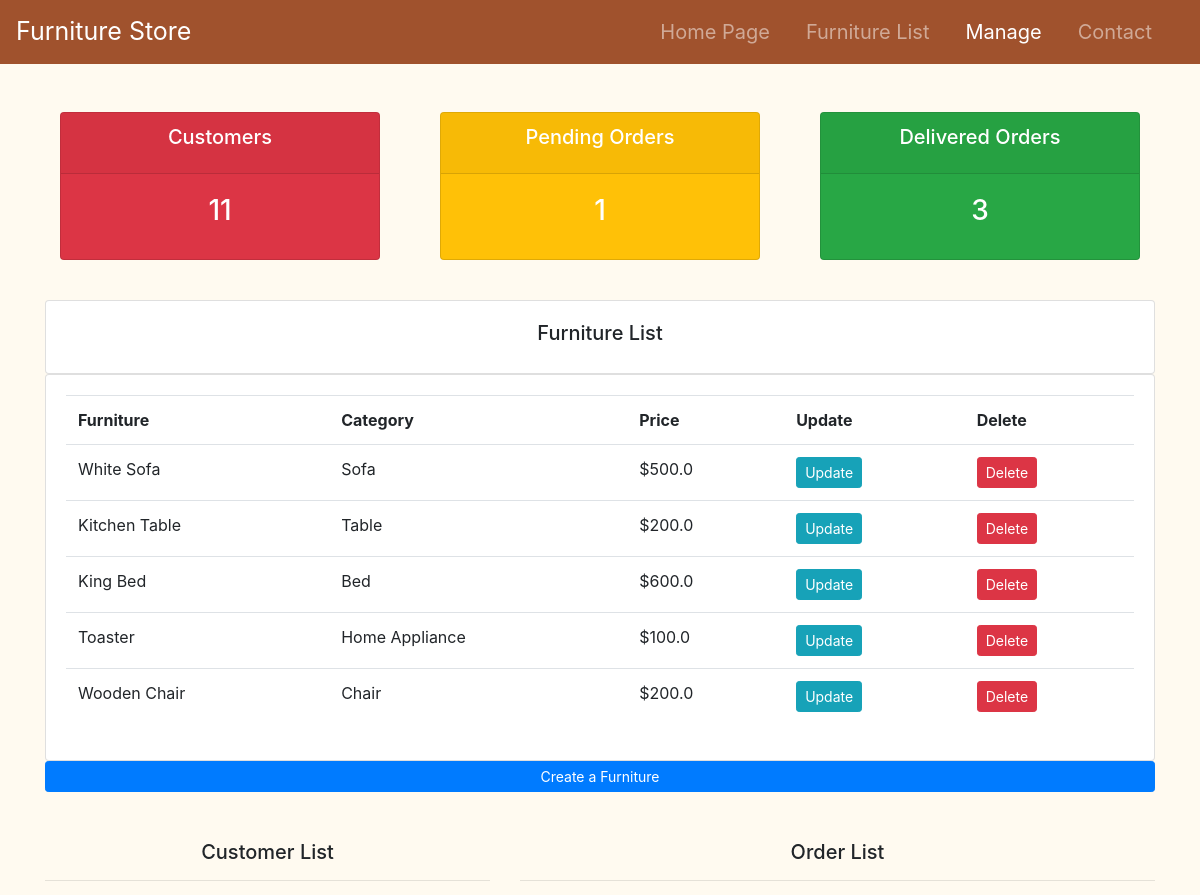
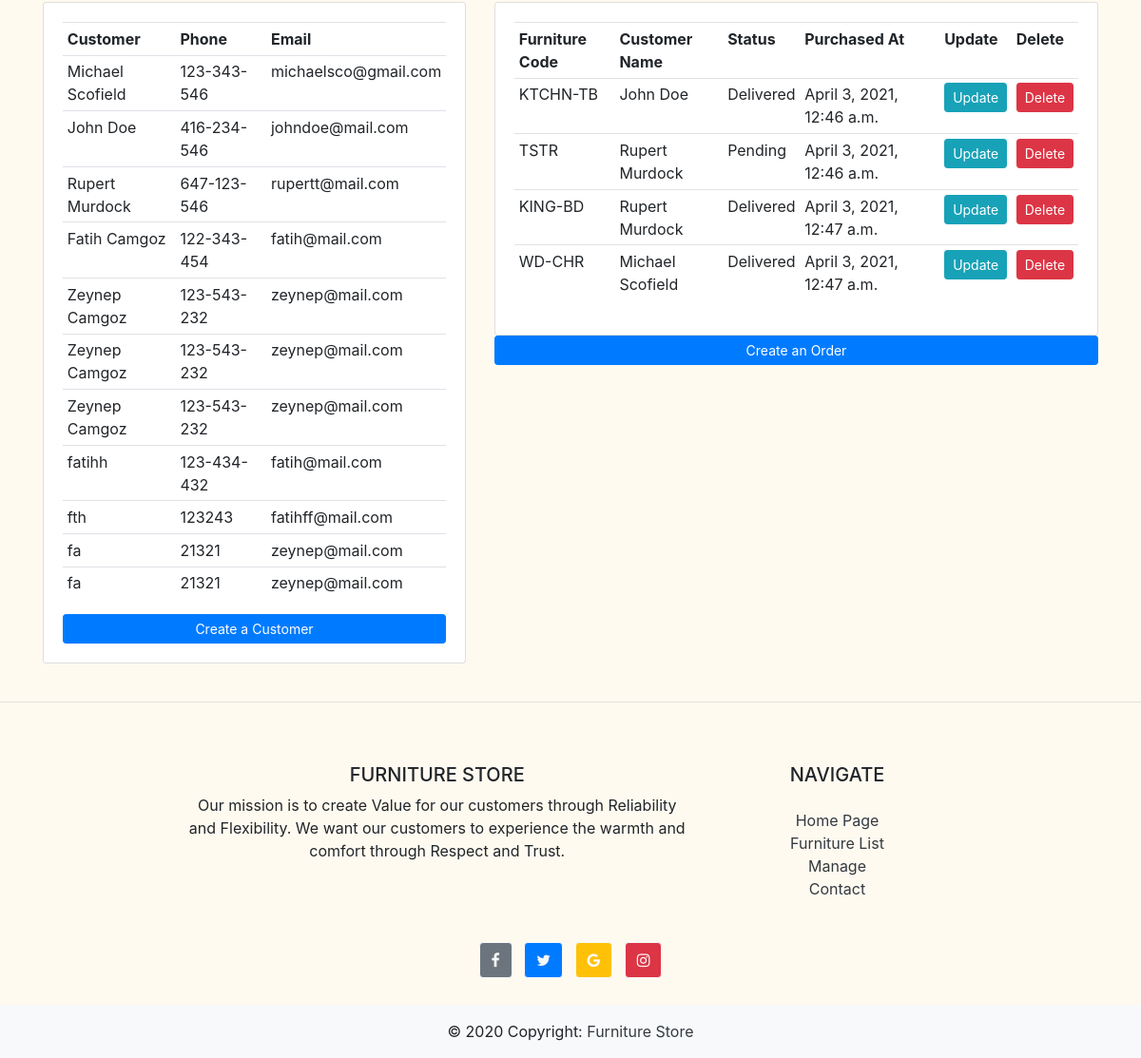
Screenshot of /manage/ with the database file from the repository (2 pictures, top to bottom).
### store/models.py (models this page shows, shortened)
class Furniture(models.Model):
    CATEGORIES = (
        ('Sofa', 'Sofa'),
        ('Chair', 'Chair'),
        ('Table', 'Table'),
        ('Bed', 'Bed'),
        ('Home Appliance', 'Home Appliance')
    )
    IMAGES = (
        ('white-sofa.jpg', 'white-sofa.jpg'),
        ('kitchen-table.jpg', 'kitchen-table.jpg'),
        ('king-bed.jpg', 'king-bed.jpg'),
        ('toaster.jpg', 'toaster.jpg'),
        ('wooden-chair.jpg', 'wooden-chair.jpg')
    )
    name = models.CharField(max_length=255, null=True)
    code = models.CharField(max_length=100, null=True)
    category = models.CharField(max_length=200, null=True, choices=CATEGORIES)
    description = models.CharField(max_length=255, null=True)
    price = models.FloatField(null=True)
    image = models.ImageField(upload_to='images/', null=True)

class Customer(models.Model):
    name = models.CharField(max_length=255, null=True)
    phone = models.CharField(max_length=20, null=True)
    email = models.CharField(max_length=255, null=True)

class Order(models.Model):
    STATUS = (
        ('Pending', 'Pending'),
        ('Delivered', 'Delivered')
    )
    customer = models.ForeignKey(Customer, null=True, on_delete=models.SET_NULL)
    furniture = models.ForeignKey(Furniture, null=True, on_delete=models.SET_NULL)
    soldBy = models.DateTimeField(auto_now_add=True, null=True)
    status = models.CharField(max_length=255, null=True, choices=STATUS)

### store/views.py (the view)
# urls.py: path('manage/', views.manage, name='manage'),
def manage(request):
    furniture = Furniture.objects.all()
    customers = Customer.objects.all()
    orders = Order.objects.all()
    delivered = orders.filter(status='Delivered').count()
    pending = orders.filter(status='Pending').count()
    context = {
        'furniture':furniture, 'customers':customers, 'orders': orders,
        'delivered':delivered, 'pending':pending
    }
    return render(request, 'store/manage.html', context)

### store/templates/store/manage.html
{% extends 'store/main.html' %}
{% block content %}
    <br>
<div class="container">
    {% include 'store/orders.html' %}
</div>
    <br>
    <div class="container">
        <div class="row">
            <div class="col-md">
                <div class="card card-body">
                    <h5 class="text-center">Furniture List</h5>
                </div>
                <div class="card card-body">
                    <table class="table">
                        <tr>
                            <th>Furniture</th>
                            <th>Category</th>
                            <th>Price</th>
                            <th>Update</th>
                            <th>Delete</th>
                        </tr>
                        {% for furni in furniture %}
                        <tr>
                            <td>{{ furni.name }}</td>
                            <td>{{ furni.category }}</td>
                            <td>${{ furni.price }}</td>
                            <td><a class="btn btn-sm btn-info" href="{% url 'update_furniture' furni.name %}">Update</a></td>
                            <td><a class="btn btn-sm btn-danger" href="{% url 'delete_furniture' furni.name %}">Delete</a></td>
                        </tr>
                        {% endfor %}
                    </table>
                </div>
            </div>
        </div>
            <a class="btn btn-primary btn-sm btn-block" href="{% url 'create_furniture' %}">Create a Furniture</a>
        <br>
        <br>
        <div class="row">
            <div class="col-md-5">
                <h5 class="text-center">Customer List</h5>
                <hr>
                <div class="card card-body">
                    <table class="table table-sm">
                        <tr>
                            <th>Customer</th>
                            <th>Phone</th>
                            <th>Email</th>
                        </tr>
                        {% for customer in customers %}
                            <tr>
                                <td>{{ customer.name}}</td>
                                <td>{{ customer.phone }}</td>
                                <td>{{ customer.email }}</td>
                            </tr>
                        {% endfor %}
                    </table>
                    <a class="btn btn-primary btn-sm btn-block" href="{% url 'create_customer' %}">Create a Customer</a>
                </div>
            </div>
            <div class="col-md-7">
                <h5 class="text-center">Order List</h5>
                <hr>
                <div class="card card-body">
                    <table class="table table-sm">
                        <tr>
                            <th>Furniture Code</th>
                            <th>Customer Name</th>
                            <th>Status</th>
                            <th>Purchased At</th>
                            <th>Update</th>
                            <th>Delete</th>
                        </tr>
                        {% for order in orders %}
                            <tr>
                                <td>{{ order.furniture.code }}</td>
                                <td>{{ order.customer.name }}</td>
                                <td>{{ order.status }}</td>
                                <td>{{ order.soldBy }}</td>
                                <td><a class="btn btn-sm btn-info" href="{% url 'update_order' order.id %}">Update</a></td>
                                <td><a class="btn btn-sm btn-danger" href="{% url 'delete_order' order.id %}">Delete</a></td>
                            </tr>
                        {% endfor %}
                    </table>
                </div>
                <a class="btn btn-primary btn-sm btn-block" href="{% url 'create_order'%}">Create an Order</a>
            </div>
        </div>
    </div>
{% endblock %}

### store/templates/store/main.html (shortened to what this page needs)
{% load static %}
<!DOCTYPE html>
<html>
<head>
    <link rel="stylesheet" href="https://stackpath.bootstrapcdn.com/bootstrap/4.5.2/css/bootstrap.min.css">
    <link rel="stylesheet" href="https://cdnjs.cloudflare.com/ajax/libs/font-awesome/4.7.0/css/font-awesome.min.css">
    <link rel="stylesheet" type="text/css" href="{% static 'css/main.css' %}">
</head>
<body>
    {% include 'store/navbar.html' %}
    {% block content %}
    {% endblock %}
    {% include 'store/footer.html' %}
</body>
</html>

### store/templates/store/navbar.html (shortened to what this page needs)
<nav id="navactive" class="navbar navbar-expand-lg navbar-dark sticky-top">
    <a class="navbar-brand" href="{% url 'home' %}">Furniture Store</a>
  <div class="collapse navbar-collapse d-flex justify-content-end mr-4" id="navbarNav">
    <ul class="navbar-nav">
        <li class="nav-item">
            <a class="nav-link" href="{% url 'home' %}">Home Page</a>
        </li>
        <li class="nav-item">
            <a class="nav-link" href="{% url 'furniture' %}">Furniture List</a>
        </li>
        <li class="nav-item">
            <a class="nav-link" href="{% url 'manage' %}">Manage</a>
        </li>
        <li class="nav-item">
            <a class="nav-link " href="{% url 'contact' %}">Contact</a>
        </li>
    </ul>
  </div>
</nav>

### store/templates/store/orders.html
    <br>
    <div class="row">
        <div class="col">
            <div class="col-md">
                <div class="card text-center text-white mb-3 bg-danger" id="customers">
                    <div class="card-header">
                        <h5 class="card-title">Customers</h5>
                    </div>
                    <div class="card-body">
                        <h3 class="card-title">{{ customers.count }}</h3>
                    </div>
                </div>
            </div>
        </div>
        <div class="col">
            <div class="col-md">
                <div class="card text-center text-white mb-3 bg-warning" id="customers">
                    <div class="card-header">
                        <h5 class="card-title">Pending Orders</h5>
                    </div>
                    <div class="card-body">
                        <h3 class="card-title">{{ pending }}</h3>
                    </div>
                </div>
            </div>
        </div>
        <div class="col">
            <div class="col-md">
                <div class="card text-center text-white mb-3 bg-success" id="delivered">
                    <div class="card-header">
                        <h5 class="card-title">Delivered Orders</h5>
                    </div>
                    <div class="card-body">
                        <h3 class="card-title">{{ delivered }}</h3>
                    </div>
                </div>
            </div>
        </div>
    </div>

### store/templates/store/footer.html
<br><hr><br>
<footer class="text-center text-lg-start">
  <div class="container p-4">
    <div class="row d-flex justify-content-center">
      <div class="col-lg-6 col-md-12 mb-4 mb-md-0">
        <h5 class="text-uppercase">Furniture Store</h5>
        <p>
            Our mission is to create Value for our customers through Reliability and Flexibility.
            We want our customers to experience the warmth and comfort through Respect and Trust.
        </p>
      </div>
      <div class="col-lg-3 col-md-6 mb-4 mb-md-0">
        <h5 class="text-uppercase mb-4">Navigate</h5>
        <ul class="list-unstyled">
          <li>
            <a href="{% url 'home' %}" class="text-dark">Home Page</a>
          </li>
          <li>
            <a href="{% url 'furniture' %}" class="text-dark">Furniture List</a>
          </li>
          <li>
            <a href="{% url 'manage' %}" class="text-dark">Manage</a>
          </li>
          <li>
            <a href="{% url 'contact' %}" class="text-dark">Contact</a>
          </li>
        </ul>
      </div>
    </div>
  </div>
    <section class="mb-4">
      <a class="btn btn-outline-light btn-floating m-1 bg-secondary" href="#!" role="button">
          <i class="fa fa-facebook-f"></i>
      </a>
      <a class="btn btn-outline-light btn-floating m-1 bg-primary" href="#!" role="button">
          <i class="fa fa-twitter"></i>
      </a>
      <a class="btn btn-outline-light btn-floating m-1 bg-warning" href="#!" role="button">
          <i class="fa fa-google"></i>
      </a>
      <a class="btn btn-outline-light btn-floating m-1 bg-danger" href="#!" role="button">
          <i class="fa fa-instagram"></i>
      </a>
    </section>
  <div id="footer-bottom" class="text-center p-3 bg-light">
    © 2020 Copyright:
    <a class="text-dark" href="{% url 'contact' %}">Furniture Store</a>
  </div>
</footer>

### static/css/main.css (style rules this page uses)
body { background-color: floralwhite; }
.navbar, #footer-bottom { background-color: sienna; }
.navbar-brand { font-size: 25px; }
.nav-item { margin-left:20px; }
.nav-link { font-size: 20px; }
#customers { background-color: #4cb4c7; }
#delivered { background-color: green; }

### rows the page displays
Furniture: name "White Sofa", category "Sofa", price "500.0"
Furniture: name "Kitchen Table", category "Table", price "200.0"
Furniture: name "King Bed", category "Bed", price "600.0"
Furniture: name "Toaster", category "Home Appliance", price "100.0"
Furniture: name "Wooden Chair", category "Chair", price "200.0"
Customer: name "Michael Scofield", phone "123-343-546", email "michaelsco@gmail.com"
Customer: name "John Doe", phone "416-234-546", email "johndoe@mail.com"
Customer: name "Rupert Murdock", phone "647-123-546", email "rupertt@mail.com"
Customer: name "Fatih Camgoz", phone "122-343-454", email "fatih@mail.com"
Customer: name "Zeynep Camgoz", phone "123-543-232", email "zeynep@mail.com"
Customer: name "Zeynep Camgoz", phone "123-543-232", email "zeynep@mail.com"
Customer: name "Zeynep Camgoz", phone "123-543-232", email "zeynep@mail.com"
Customer: name "fatihh", phone "123-434-432", email "fatih@mail.com"
Customer: name "fth", phone "123243", email "fatihff@mail.com"
Customer: name "fa", phone "21321", email "zeynep@mail.com"
Customer: name "fa", phone "21321", email "zeynep@mail.com"
Order: furniture.code "KTCHN-TB", customer.name "John Doe", status "Delivered", soldBy "April 3, 2021, 12:46 a.m."
Order: furniture.code "TSTR", customer.name "Rupert Murdock", status "Pending", soldBy "April 3, 2021, 12:46 a.m."
Order: furniture.code "KING-BD", customer.name "Rupert Murdock", status "Delivered", soldBy "April 3, 2021, 12:47 a.m."
Order: furniture.code "WD-CHR", customer.name "Michael Scofield", status "Delivered", soldBy "April 3, 2021, 12:47 a.m."

### other values shown
{{ customers.count }} "11"
{{ pending }} "1"
{{ delivered }} "3"
